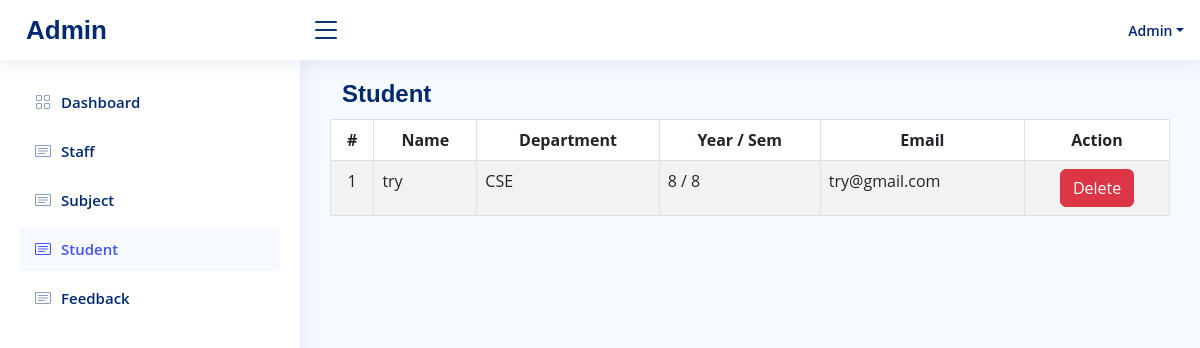
The page /admin/student on the database as committed earlier.
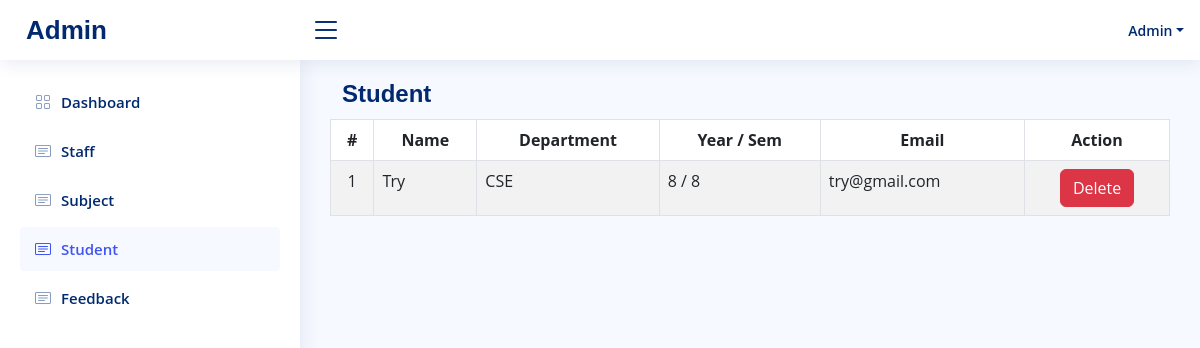
The same page on the database as committed later.
### tables this page shows
CREATE TABLE student (id INTEGER PRIMARY KEY AUTOINCREMENT,name TEXT NOT NULL,dept TEXT NOT NULL,year TEXT NOT NULL,sem TEXT NOT NULL,regno TEXT NOT NULL,email TEXT NOT NULL,password TEXT NOT NULL);

### app.py (the view)
@app.route("/admin/student")
def admin_student():
    con = sqlite3.connect("database.db")
    con.row_factory = sqlite3.Row
    cur = con.cursor()
    cur.execute("select * from student ORDER BY id DESC")
    rows = cur.fetchall()
    return render_template("admin/student.html",rows = rows)

### templates/admin/student.html (shortened to what this page needs)
<!DOCTYPE html>
<html lang="en">
<head>
  <link href="/static/vendor/bootstrap/css/bootstrap.min.css" rel="stylesheet">
  <link href="/static/vendor/bootstrap-icons/bootstrap-icons.css" rel="stylesheet">
  <link href="/static/vendor/boxicons/css/boxicons.min.css" rel="stylesheet">
  <link href="/static/vendor/quill/quill.snow.css" rel="stylesheet">
  <link href="/static/vendor/quill/quill.bubble.css" rel="stylesheet">
  <link href="/static/vendor/remixicon/remixicon.css" rel="stylesheet">
  <link href="/static/vendor/simple-datatables/style.css" rel="stylesheet">
  <link href="/static/css/style.css" rel="stylesheet">
</head>
<body>
<header id="header" class="header fixed-top d-flex align-items-center">
    <div class="d-flex align-items-center justify-content-between">
      <a href="home.php" class="logo d-flex align-items-center">
        <span class="d-none d-lg-block">Admin</span>
      </a>
      <i class="bi bi-list toggle-sidebar-btn"></i>
    </div>
    <nav class="header-nav ms-auto">
      <ul class="d-flex align-items-center">
        <li class="nav-item dropdown pe-3">
          <a class="nav-link nav-profile d-flex align-items-center pe-0" href="#" data-bs-toggle="dropdown">
            <span class="d-none d-md-block dropdown-toggle ps-2">Admin</span>
          </a>
        </li>
      </ul>
    </nav>
 </header>
<aside id="sidebar" class="sidebar">
    <ul class="sidebar-nav" id="sidebar-nav">
      <li class="nav-item">
        <a class="nav-link collapsed" href="/admin/home">
          <i class="bi bi-grid"></i>
          <span>Dashboard</span>
        </a>
      </li>
      <li class="nav-item">
        <a class="nav-link collapsed" href="/admin/staff">
          <i class="bi bi-card-text"></i>
          <span>Staff</span>
        </a>
      </li>
      <li class="nav-item">
        <a class="nav-link collapsed" href="/admin/subject">
          <i class="bi bi-card-text"></i>
          <span>Subject</span>
        </a>
      </li>
      <li class="nav-item">
        <a class="nav-link " href="/admin/student">
          <i class="bi bi-card-text"></i>
          <span>Student</span>
        </a>
      </li>
      <li class="nav-item">
        <a class="nav-link collapsed" href="/admin/feedback">
          <i class="bi bi-card-text"></i>
          <span>Feedback</span>
        </a>
      </li>
    </ul>
</aside>
<main id="main" class="main">
<div class="pagetitle container">
    <div style="display:flex;justify-content:space-between">
        <h1>Student</h1>
    </div>
</div>
<div class="table-responsive">
    <table class="table table-striped table-bordered" style="background-color:white">
        <thead style="text-align:center">
            <tr>
                <th>#</th>
                <th>Name</th>
                <th>Department</th>
                <th>Year / Sem</th>
                <th>Email</th>
                <th>Action</th>
            </tr>
        </thead>
        <tbody>
            {% for row in rows %}
            <tr>
                <td style="text-align:center">{{loop.index}}</td>
                <td>{{row["name"]}}</td>
                <td>{{row["dept"]}}</td>
                <td>{{row["sem"]}} / {{row["sem"]}}</td>
                <td>{{row["email"]}}</td>
                <td class="text-center">
                    <form action="/admin/student/delete" method="post">
                        <button class="btn btn-danger">Delete</button>
                    </form>
                </td>
            </tr>
            {% endfor %}
        </tbody>
    </table>
</div>
</main>
</body>
</html>

Rows that differ between the two databases and show on the page:
changed student "CSE": name "try" → "Try"
